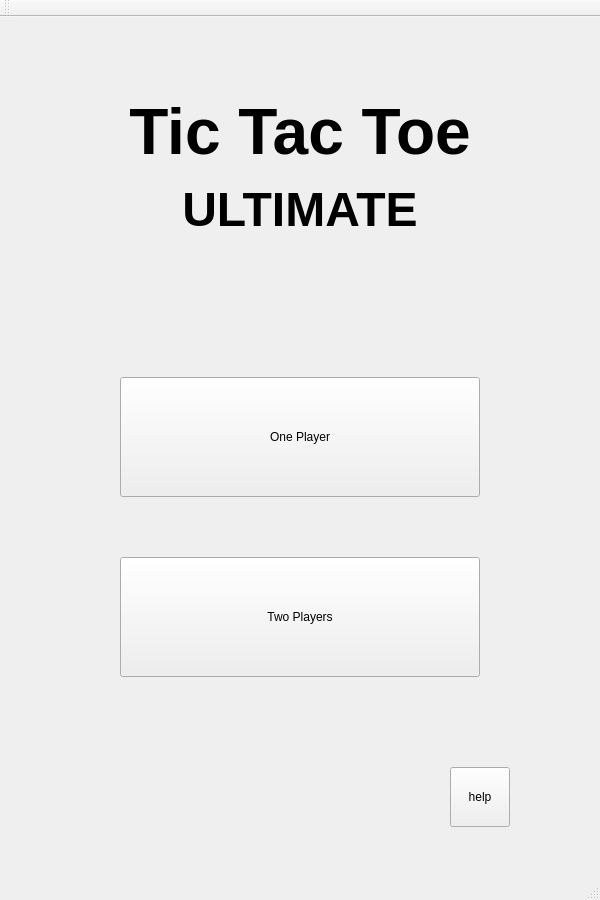
<?xml version="1.0" encoding="UTF-8"?>
<ui version="4.0">
 <class>MainWindow</class>
 <widget class="QMainWindow" name="MainWindow">
  <property name="geometry">
   <rect>
    <x>0</x>
    <y>0</y>
    <width>600</width>
    <height>900</height>
   </rect>
  </property>
  <property name="windowTitle">
   <string>MainWindow</string>
  </property>
  <widget class="QWidget" name="centralWidget">
   <widget class="QStackedWidget" name="stackedWidget">
    <property name="geometry">
     <rect>
      <x>0</x>
      <y>0</y>
      <width>600</width>
      <height>900</height>
     </rect>
    </property>
    <property name="currentIndex">
     <number>5</number>
    </property>
    <widget class="QWidget" name="page">
     <widget class="QPushButton" name="easyButton">
      <property name="geometry">
       <rect>
        <x>120</x>
        <y>120</y>
        <width>360</width>
        <height>120</height>
       </rect>
      </property>
      <property name="text">
       <string>Easy</string>
      </property>
     </widget>
     <widget class="QPushButton" name="mediumButton">
      <property name="geometry">
       <rect>
        <x>120</x>
        <y>360</y>
        <width>360</width>
        <height>120</height>
       </rect>
      </property>
      <property name="text">
       <string>Medium</string>
      </property>
     </widget>
     <widget class="QPushButton" name="hardButton">
      <property name="geometry">
       <rect>
        <x>120</x>
        <y>600</y>
        <width>360</width>
        <height>120</height>
       </rect>
      </property>
      <property name="text">
       <string>Hard</string>
      </property>
     </widget>
     <widget class="QPushButton" name="pushButton_80">
      <property name="geometry">
       <rect>
        <x>30</x>
        <y>770</y>
        <width>60</width>
        <height>60</height>
       </rect>
      </property>
      <property name="text">
       <string>Back</string>
      </property>
     </widget>
    </widget>
    <widget class="QWidget" name="page_3">
     <widget class="QLabel" name="TTT_Label_2">
      <property name="geometry">
       <rect>
        <x>60</x>
        <y>60</y>
        <width>480</width>
        <height>180</height>
       </rect>
      </property>
      <property name="text">
       <string>&lt;html&gt;&lt;head/&gt;&lt;body&gt;&lt;p align=&quot;center&quot;&gt;&lt;span style=&quot; font-size:36pt; font-weight:600;&quot;&gt;Please Enter&lt;/span&gt;&lt;/p&gt;&lt;p align=&quot;center&quot;&gt;&lt;span style=&quot; font-size:36pt; font-weight:600;&quot;&gt; Your Names&lt;/span&gt;&lt;/p&gt;&lt;/body&gt;&lt;/html&gt;</string>
      </property>
      <property name="alignment">
       <set>Qt::AlignCenter</set>
      </property>
     </widget>
     <widget class="QTextEdit" name="playerOneTextEdit">
      <property name="geometry">
       <rect>
        <x>90</x>
        <y>360</y>
        <width>420</width>
        <height>120</height>
       </rect>
      </property>
     </widget>
     <widget class="QTextEdit" name="playerTwoTextEdit">
      <property name="geometry">
       <rect>
        <x>90</x>
        <y>600</y>
        <width>420</width>
        <height>120</height>
       </rect>
      </property>
     </widget>
     <widget class="QPushButton" name="backButton">
      <property name="geometry">
       <rect>
        <x>30</x>
        <y>770</y>
        <width>60</width>
        <height>60</height>
       </rect>
      </property>
      <property name="text">
       <string>Back</string>
      </property>
     </widget>
     <widget class="QPushButton" name="startButton">
      <property name="geometry">
       <rect>
        <x>500</x>
        <y>770</y>
        <width>60</width>
        <height>60</height>
       </rect>
      </property>
      <property name="text">
       <string>Start</string>
      </property>
     </widget>
    </widget>
    <widget class="QWidget" name="page_4">
     <widget class="QLabel" name="label">
      <property name="geometry">
       <rect>
        <x>60</x>
        <y>60</y>
        <width>480</width>
        <height>120</height>
       </rect>
      </property>
      <property name="text">
       <string>Level 1</string>
      </property>
     </widget>
     <widget class="QPushButton" name="pushButton0">
      <property name="geometry">
       <rect>
        <x>120</x>
        <y>300</y>
        <width>120</width>
        <height>120</height>
       </rect>
      </property>
      <property name="text">
       <string/>
      </property>
     </widget>
     <widget class="QPushButton" name="pushButton8">
      <property name="geometry">
       <rect>
        <x>360</x>
        <y>540</y>
        <width>120</width>
        <height>120</height>
       </rect>
      </property>
      <property name="text">
       <string/>
      </property>
     </widget>
     <widget class="QPushButton" name="pushButton7">
      <property name="geometry">
       <rect>
        <x>240</x>
        <y>540</y>
        <width>120</width>
        <height>120</height>
       </rect>
      </property>
      <property name="text">
       <string/>
      </property>
     </widget>
     <widget class="QPushButton" name="pushButton6">
      <property name="geometry">
       <rect>
        <x>120</x>
        <y>540</y>
        <width>120</width>
        <height>120</height>
       </rect>
      </property>
      <property name="text">
       <string/>
      </property>
     </widget>
     <widget class="QPushButton" name="pushButton4">
      <property name="geometry">
       <rect>
        <x>240</x>
        <y>420</y>
        <width>120</width>
        <height>120</height>
       </rect>
      </property>
      <property name="text">
       <string/>
      </property>
     </widget>
     <widget class="QPushButton" name="pushButton5">
      <property name="geometry">
       <rect>
        <x>360</x>
        <y>420</y>
        <width>120</width>
        <height>120</height>
       </rect>
      </property>
      <property name="text">
       <string/>
      </property>
     </widget>
     <widget class="QPushButton" name="pushButton3">
      <property name="geometry">
       <rect>
        <x>120</x>
        <y>420</y>
        <width>120</width>
        <height>120</height>
       </rect>
      </property>
      <property name="text">
       <string/>
      </property>
     </widget>
     <widget class="QPushButton" name="pushButton2">
      <property name="geometry">
       <rect>
        <x>360</x>
        <y>300</y>
        <width>120</width>
        <height>120</height>
       </rect>
      </property>
      <property name="text">
       <string/>
      </property>
     </widget>
     <widget class="QPushButton" name="pushButton1">
      <property name="geometry">
       <rect>
        <x>240</x>
        <y>300</y>
        <width>120</width>
        <height>120</height>
       </rect>
      </property>
      <property name="text">
       <string/>
      </property>
     </widget>
     <widget class="QLabel" name="winnerLabel">
      <property name="geometry">
       <rect>
        <x>60</x>
        <y>230</y>
        <width>47</width>
        <height>14</height>
       </rect>
      </property>
      <property name="text">
       <string/>
      </property>
     </widget>
     <widget class="QLabel" name="playerTurnLabel">
      <property name="geometry">
       <rect>
        <x>140</x>
        <y>230</y>
        <width>47</width>
        <height>14</height>
       </rect>
      </property>
      <property name="text">
       <string/>
      </property>
     </widget>
     <widget class="QPushButton" name="pushButton_79">
      <property name="geometry">
       <rect>
        <x>470</x>
        <y>790</y>
        <width>90</width>
        <height>30</height>
       </rect>
      </property>
      <property name="text">
       <string>Quit</string>
      </property>
     </widget>
    </widget>
    <widget class="QWidget" name="page_5">
     <widget class="QPushButton" name="pushButton4_2">
      <property name="geometry">
       <rect>
        <x>180</x>
        <y>400</y>
        <width>120</width>
        <height>120</height>
       </rect>
      </property>
      <property name="text">
       <string/>
      </property>
     </widget>
     <widget class="QLabel" name="label_2">
      <property name="geometry">
       <rect>
        <x>60</x>
        <y>60</y>
        <width>480</width>
        <height>120</height>
       </rect>
      </property>
      <property name="text">
       <string>Level 2</string>
      </property>
     </widget>
     <widget class="QPushButton" name="pushButton5_2">
      <property name="geometry">
       <rect>
        <x>300</x>
        <y>400</y>
        <width>120</width>
        <height>120</height>
       </rect>
      </property>
      <property name="text">
       <string/>
      </property>
     </widget>
     <widget class="QPushButton" name="pushButton3_2">
      <property name="geometry">
       <rect>
        <x>60</x>
        <y>400</y>
        <width>120</width>
        <height>120</height>
       </rect>
      </property>
      <property name="text">
       <string/>
      </property>
     </widget>
     <widget class="QPushButton" name="pushButton2_2">
      <property name="geometry">
       <rect>
        <x>300</x>
        <y>280</y>
        <width>120</width>
        <height>120</height>
       </rect>
      </property>
      <property name="text">
       <string/>
      </property>
     </widget>
     <widget class="QPushButton" name="pushButton6_2">
      <property name="geometry">
       <rect>
        <x>60</x>
        <y>520</y>
        <width>120</width>
        <height>120</height>
       </rect>
      </property>
      <property name="text">
       <string/>
      </property>
     </widget>
     <widget class="QPushButton" name="pushButton7_2">
      <property name="geometry">
       <rect>
        <x>180</x>
        <y>520</y>
        <width>120</width>
        <height>120</height>
       </rect>
      </property>
      <property name="text">
       <string/>
      </property>
     </widget>
     <widget class="QPushButton" name="pushButton0_2">
      <property name="geometry">
       <rect>
        <x>60</x>
        <y>280</y>
        <width>120</width>
        <height>120</height>
       </rect>
      </property>
      <property name="text">
       <string/>
      </property>
     </widget>
     <widget class="QPushButton" name="pushButton1_2">
      <property name="geometry">
       <rect>
        <x>180</x>
        <y>280</y>
        <width>120</width>
        <height>120</height>
       </rect>
      </property>
      <property name="text">
       <string/>
      </property>
     </widget>
     <widget class="QPushButton" name="pushButton8_2">
      <property name="geometry">
       <rect>
        <x>300</x>
        <y>520</y>
        <width>120</width>
        <height>120</height>
       </rect>
      </property>
      <property name="text">
       <string/>
      </property>
     </widget>
     <widget class="QPushButton" name="pushButton6_5">
      <property name="geometry">
       <rect>
        <x>420</x>
        <y>520</y>
        <width>120</width>
        <height>120</height>
       </rect>
      </property>
      <property name="text">
       <string/>
      </property>
     </widget>
     <widget class="QPushButton" name="pushButton3_5">
      <property name="geometry">
       <rect>
        <x>420</x>
        <y>400</y>
        <width>120</width>
        <height>120</height>
       </rect>
      </property>
      <property name="text">
       <string/>
      </property>
     </widget>
     <widget class="QPushButton" name="pushButton0_5">
      <property name="geometry">
       <rect>
        <x>420</x>
        <y>280</y>
        <width>120</width>
        <height>120</height>
       </rect>
      </property>
      <property name="text">
       <string/>
      </property>
     </widget>
     <widget class="QPushButton" name="pushButton7_5">
      <property name="geometry">
       <rect>
        <x>180</x>
        <y>640</y>
        <width>120</width>
        <height>120</height>
       </rect>
      </property>
      <property name="text">
       <string/>
      </property>
     </widget>
     <widget class="QPushButton" name="pushButton6_6">
      <property name="geometry">
       <rect>
        <x>60</x>
        <y>640</y>
        <width>120</width>
        <height>120</height>
       </rect>
      </property>
      <property name="text">
       <string/>
      </property>
     </widget>
     <widget class="QPushButton" name="pushButton8_5">
      <property name="geometry">
       <rect>
        <x>300</x>
        <y>640</y>
        <width>120</width>
        <height>120</height>
       </rect>
      </property>
      <property name="text">
       <string/>
      </property>
     </widget>
     <widget class="QPushButton" name="pushButton6_7">
      <property name="geometry">
       <rect>
        <x>420</x>
        <y>640</y>
        <width>120</width>
        <height>120</height>
       </rect>
      </property>
      <property name="text">
       <string/>
      </property>
     </widget>
     <widget class="QPushButton" name="pushButton_50">
      <property name="geometry">
       <rect>
        <x>470</x>
        <y>790</y>
        <width>90</width>
        <height>30</height>
       </rect>
      </property>
      <property name="text">
       <string>Quit</string>
      </property>
     </widget>
    </widget>
    <widget class="QWidget" name="page_11">
     <widget class="QLabel" name="label_5">
      <property name="geometry">
       <rect>
        <x>60</x>
        <y>60</y>
        <width>480</width>
        <height>120</height>
       </rect>
      </property>
      <property name="text">
       <string>Challenge</string>
      </property>
     </widget>
     <widget class="QPushButton" name="pushButton_13">
      <property name="geometry">
       <rect>
        <x>120</x>
        <y>300</y>
        <width>60</width>
        <height>60</height>
       </rect>
      </property>
      <property name="text">
       <string/>
      </property>
     </widget>
     <widget class="QPushButton" name="pushButton_14">
      <property name="geometry">
       <rect>
        <x>300</x>
        <y>360</y>
        <width>60</width>
        <height>60</height>
       </rect>
      </property>
      <property name="text">
       <string/>
      </property>
     </widget>
     <widget class="QPushButton" name="pushButton_15">
      <property name="geometry">
       <rect>
        <x>180</x>
        <y>480</y>
        <width>60</width>
        <height>60</height>
       </rect>
      </property>
      <property name="text">
       <string/>
      </property>
     </widget>
     <widget class="QPushButton" name="pushButton_16">
      <property name="geometry">
       <rect>
        <x>240</x>
        <y>420</y>
        <width>60</width>
        <height>60</height>
       </rect>
      </property>
      <property name="text">
       <string/>
      </property>
     </widget>
     <widget class="QPushButton" name="pushButton_17">
      <property name="geometry">
       <rect>
        <x>240</x>
        <y>360</y>
        <width>60</width>
        <height>60</height>
       </rect>
      </property>
      <property name="text">
       <string/>
      </property>
     </widget>
     <widget class="QPushButton" name="pushButton_18">
      <property name="geometry">
       <rect>
        <x>180</x>
        <y>420</y>
        <width>60</width>
        <height>60</height>
       </rect>
      </property>
      <property name="text">
       <string/>
      </property>
     </widget>
     <widget class="QPushButton" name="pushButton_19">
      <property name="geometry">
       <rect>
        <x>180</x>
        <y>360</y>
        <width>60</width>
        <height>60</height>
       </rect>
      </property>
      <property name="text">
       <string/>
      </property>
     </widget>
     <widget class="QPushButton" name="pushButton_20">
      <property name="geometry">
       <rect>
        <x>120</x>
        <y>600</y>
        <width>60</width>
        <height>60</height>
       </rect>
      </property>
      <property name="text">
       <string/>
      </property>
     </widget>
     <widget class="QPushButton" name="pushButton_21">
      <property name="geometry">
       <rect>
        <x>120</x>
        <y>540</y>
        <width>60</width>
        <height>60</height>
       </rect>
      </property>
      <property name="text">
       <string/>
      </property>
     </widget>
     <widget class="QPushButton" name="pushButton_22">
      <property name="geometry">
       <rect>
        <x>120</x>
        <y>480</y>
        <width>60</width>
        <height>60</height>
       </rect>
      </property>
      <property name="text">
       <string/>
      </property>
     </widget>
     <widget class="QPushButton" name="pushButton_23">
      <property name="geometry">
       <rect>
        <x>120</x>
        <y>420</y>
        <width>60</width>
        <height>60</height>
       </rect>
      </property>
      <property name="text">
       <string/>
      </property>
     </widget>
     <widget class="QPushButton" name="pushButton_24">
      <property name="geometry">
       <rect>
        <x>120</x>
        <y>360</y>
        <width>60</width>
        <height>60</height>
       </rect>
      </property>
      <property name="text">
       <string/>
      </property>
     </widget>
     <widget class="QPushButton" name="pushButton_25">
      <property name="geometry">
       <rect>
        <x>420</x>
        <y>300</y>
        <width>60</width>
        <height>60</height>
       </rect>
      </property>
      <property name="text">
       <string/>
      </property>
     </widget>
     <widget class="QPushButton" name="pushButton_26">
      <property name="geometry">
       <rect>
        <x>360</x>
        <y>300</y>
        <width>60</width>
        <height>60</height>
       </rect>
      </property>
      <property name="text">
       <string/>
      </property>
     </widget>
     <widget class="QPushButton" name="pushButton_27">
      <property name="geometry">
       <rect>
        <x>300</x>
        <y>300</y>
        <width>60</width>
        <height>60</height>
       </rect>
      </property>
      <property name="text">
       <string/>
      </property>
     </widget>
     <widget class="QPushButton" name="pushButton_28">
      <property name="geometry">
       <rect>
        <x>240</x>
        <y>300</y>
        <width>60</width>
        <height>60</height>
       </rect>
      </property>
      <property name="text">
       <string/>
      </property>
     </widget>
     <widget class="QPushButton" name="pushButton_29">
      <property name="geometry">
       <rect>
        <x>180</x>
        <y>300</y>
        <width>60</width>
        <height>60</height>
       </rect>
      </property>
      <property name="text">
       <string/>
      </property>
     </widget>
     <widget class="QPushButton" name="pushButton_30">
      <property name="geometry">
       <rect>
        <x>300</x>
        <y>480</y>
        <width>60</width>
        <height>60</height>
       </rect>
      </property>
      <property name="text">
       <string/>
      </property>
     </widget>
     <widget class="QPushButton" name="pushButton_31">
      <property name="geometry">
       <rect>
        <x>240</x>
        <y>480</y>
        <width>60</width>
        <height>60</height>
       </rect>
      </property>
      <property name="text">
       <string/>
      </property>
     </widget>
     <widget class="QPushButton" name="pushButton_32">
      <property name="geometry">
       <rect>
        <x>420</x>
        <y>420</y>
        <width>60</width>
        <height>60</height>
       </rect>
      </property>
      <property name="text">
       <string/>
      </property>
     </widget>
     <widget class="QPushButton" name="pushButton_33">
      <property name="geometry">
       <rect>
        <x>360</x>
        <y>420</y>
        <width>60</width>
        <height>60</height>
       </rect>
      </property>
      <property name="text">
       <string/>
      </property>
     </widget>
     <widget class="QPushButton" name="pushButton_34">
      <property name="geometry">
       <rect>
        <x>300</x>
        <y>420</y>
        <width>60</width>
        <height>60</height>
       </rect>
      </property>
      <property name="text">
       <string/>
      </property>
     </widget>
     <widget class="QPushButton" name="pushButton_35">
      <property name="geometry">
       <rect>
        <x>420</x>
        <y>360</y>
        <width>60</width>
        <height>60</height>
       </rect>
      </property>
      <property name="text">
       <string/>
      </property>
     </widget>
     <widget class="QPushButton" name="pushButton_36">
      <property name="geometry">
       <rect>
        <x>360</x>
        <y>360</y>
        <width>60</width>
        <height>60</height>
       </rect>
      </property>
      <property name="text">
       <string/>
      </property>
     </widget>
     <widget class="QPushButton" name="pushButton_37">
      <property name="geometry">
       <rect>
        <x>300</x>
        <y>540</y>
        <width>60</width>
        <height>60</height>
       </rect>
      </property>
      <property name="text">
       <string/>
      </property>
     </widget>
     <widget class="QPushButton" name="pushButton_38">
      <property name="geometry">
       <rect>
        <x>240</x>
        <y>540</y>
        <width>60</width>
        <height>60</height>
       </rect>
      </property>
      <property name="text">
       <string/>
      </property>
     </widget>
     <widget class="QPushButton" name="pushButton_39">
      <property name="geometry">
       <rect>
        <x>180</x>
        <y>600</y>
        <width>60</width>
        <height>60</height>
       </rect>
      </property>
      <property name="text">
       <string/>
      </property>
     </widget>
     <widget class="QPushButton" name="pushButton_40">
      <property name="geometry">
       <rect>
        <x>180</x>
        <y>540</y>
        <width>60</width>
        <height>60</height>
       </rect>
      </property>
      <property name="text">
       <string/>
      </property>
     </widget>
     <widget class="QPushButton" name="pushButton_41">
      <property name="geometry">
       <rect>
        <x>420</x>
        <y>480</y>
        <width>60</width>
        <height>60</height>
       </rect>
      </property>
      <property name="text">
       <string/>
      </property>
     </widget>
     <widget class="QPushButton" name="pushButton_42">
      <property name="geometry">
       <rect>
        <x>360</x>
        <y>480</y>
        <width>60</width>
        <height>60</height>
       </rect>
      </property>
      <property name="text">
       <string/>
      </property>
     </widget>
     <widget class="QPushButton" name="pushButton_43">
      <property name="geometry">
       <rect>
        <x>300</x>
        <y>600</y>
        <width>60</width>
        <height>60</height>
       </rect>
      </property>
      <property name="text">
       <string/>
      </property>
     </widget>
     <widget class="QPushButton" name="pushButton_44">
      <property name="geometry">
       <rect>
        <x>240</x>
        <y>600</y>
        <width>60</width>
        <height>60</height>
       </rect>
      </property>
      <property name="text">
       <string/>
      </property>
     </widget>
     <widget class="QPushButton" name="pushButton_45">
      <property name="geometry">
       <rect>
        <x>420</x>
        <y>540</y>
        <width>60</width>
        <height>60</height>
       </rect>
      </property>
      <property name="text">
       <string/>
      </property>
     </widget>
     <widget class="QPushButton" name="pushButton_46">
      <property name="geometry">
       <rect>
        <x>360</x>
        <y>540</y>
        <width>60</width>
        <height>60</height>
       </rect>
      </property>
      <property name="text">
       <string/>
      </property>
     </widget>
     <widget class="QPushButton" name="pushButton_47">
      <property name="geometry">
       <rect>
        <x>420</x>
        <y>600</y>
        <width>60</width>
        <height>60</height>
       </rect>
      </property>
      <property name="text">
       <string/>
      </property>
     </widget>
     <widget class="QPushButton" name="pushButton_48">
      <property name="geometry">
       <rect>
        <x>360</x>
        <y>600</y>
        <width>60</width>
        <height>60</height>
       </rect>
      </property>
      <property name="text">
       <string/>
      </property>
     </widget>
     <widget class="QPushButton" name="pushButton_49">
      <property name="geometry">
       <rect>
        <x>60</x>
        <y>300</y>
        <width>60</width>
        <height>60</height>
       </rect>
      </property>
      <property name="text">
       <string/>
      </property>
     </widget>
     <widget class="QPushButton" name="pushButton_51">
      <property name="geometry">
       <rect>
        <x>60</x>
        <y>480</y>
        <width>60</width>
        <height>60</height>
       </rect>
      </property>
      <property name="text">
       <string/>
      </property>
     </widget>
     <widget class="QPushButton" name="pushButton_52">
      <property name="geometry">
       <rect>
        <x>60</x>
        <y>540</y>
        <width>60</width>
        <height>60</height>
       </rect>
      </property>
      <property name="text">
       <string/>
      </property>
     </widget>
     <widget class="QPushButton" name="pushButton_53">
      <property name="geometry">
       <rect>
        <x>60</x>
        <y>420</y>
        <width>60</width>
        <height>60</height>
       </rect>
      </property>
      <property name="text">
       <string/>
      </property>
     </widget>
     <widget class="QPushButton" name="pushButton_54">
      <property name="geometry">
       <rect>
        <x>60</x>
        <y>360</y>
        <width>60</width>
        <height>60</height>
       </rect>
      </property>
      <property name="text">
       <string/>
      </property>
     </widget>
     <widget class="QPushButton" name="pushButton_55">
      <property name="geometry">
       <rect>
        <x>60</x>
        <y>600</y>
        <width>60</width>
        <height>60</height>
       </rect>
      </property>
      <property name="text">
       <string/>
      </property>
     </widget>
     <widget class="QPushButton" name="pushButton_56">
      <property name="geometry">
       <rect>
        <x>480</x>
        <y>300</y>
        <width>60</width>
        <height>60</height>
       </rect>
      </property>
      <property name="text">
       <string/>
      </property>
     </widget>
     <widget class="QPushButton" name="pushButton_57">
      <property name="geometry">
       <rect>
        <x>480</x>
        <y>480</y>
        <width>60</width>
        <height>60</height>
       </rect>
      </property>
      <property name="text">
       <string/>
      </property>
     </widget>
     <widget class="QPushButton" name="pushButton_58">
      <property name="geometry">
       <rect>
        <x>480</x>
        <y>540</y>
        <width>60</width>
        <height>60</height>
       </rect>
      </property>
      <property name="text">
       <string/>
      </property>
     </widget>
     <widget class="QPushButton" name="pushButton_59">
      <property name="geometry">
       <rect>
        <x>480</x>
        <y>420</y>
        <width>60</width>
        <height>60</height>
       </rect>
      </property>
      <property name="text">
       <string/>
      </property>
     </widget>
     <widget class="QPushButton" name="pushButton_60">
      <property name="geometry">
       <rect>
        <x>480</x>
        <y>360</y>
        <width>60</width>
        <height>60</height>
       </rect>
      </property>
      <property name="text">
       <string/>
      </property>
     </widget>
     <widget class="QPushButton" name="pushButton_61">
      <property name="geometry">
       <rect>
        <x>480</x>
        <y>600</y>
        <width>60</width>
        <height>60</height>
       </rect>
      </property>
      <property name="text">
       <string/>
      </property>
     </widget>
     <widget class="QPushButton" name="pushButton_62">
      <property name="geometry">
       <rect>
        <x>60</x>
        <y>660</y>
        <width>60</width>
        <height>60</height>
       </rect>
      </property>
      <property name="text">
       <string/>
      </property>
     </widget>
     <widget class="QPushButton" name="pushButton_64">
      <property name="geometry">
       <rect>
        <x>420</x>
        <y>660</y>
        <width>60</width>
        <height>60</height>
       </rect>
      </property>
      <property name="text">
       <string/>
      </property>
     </widget>
     <widget class="QPushButton" name="pushButton_66">
      <property name="geometry">
       <rect>
        <x>240</x>
        <y>660</y>
        <width>60</width>
        <height>60</height>
       </rect>
      </property>
      <property name="text">
       <string/>
      </property>
     </widget>
     <widget class="QPushButton" name="pushButton_68">
      <property name="geometry">
       <rect>
        <x>300</x>
        <y>660</y>
        <width>60</width>
        <height>60</height>
       </rect>
      </property>
      <property name="text">
       <string/>
      </property>
     </widget>
     <widget class="QPushButton" name="pushButton_69">
      <property name="geometry">
       <rect>
        <x>120</x>
        <y>660</y>
        <width>60</width>
        <height>60</height>
       </rect>
      </property>
      <property name="text">
       <string/>
      </property>
     </widget>
     <widget class="QPushButton" name="pushButton_70">
      <property name="geometry">
       <rect>
        <x>480</x>
        <y>660</y>
        <width>60</width>
        <height>60</height>
       </rect>
      </property>
      <property name="text">
       <string/>
      </property>
     </widget>
     <widget class="QPushButton" name="pushButton_71">
      <property name="geometry">
       <rect>
        <x>360</x>
        <y>660</y>
        <width>60</width>
        <height>60</height>
       </rect>
      </property>
      <property name="text">
       <string/>
      </property>
     </widget>
     <widget class="QPushButton" name="pushButton_73">
      <property name="geometry">
       <rect>
        <x>180</x>
        <y>660</y>
        <width>60</width>
        <height>60</height>
       </rect>
      </property>
      <property name="text">
       <string/>
      </property>
     </widget>
     <widget class="QPushButton" name="pushButton_78">
      <property name="geometry">
       <rect>
        <x>470</x>
        <y>790</y>
        <width>90</width>
        <height>30</height>
       </rect>
      </property>
      <property name="text">
       <string>Quit</string>
      </property>
     </widget>
     <widget class="QPushButton" name="pushButton_74">
      <property name="geometry">
       <rect>
        <x>240</x>
        <y>240</y>
        <width>60</width>
        <height>60</height>
       </rect>
      </property>
      <property name="text">
       <string/>
      </property>
     </widget>
     <widget class="QPushButton" name="pushButton_72">
      <property name="geometry">
       <rect>
        <x>300</x>
        <y>240</y>
        <width>60</width>
        <height>60</height>
       </rect>
      </property>
      <property name="text">
       <string/>
      </property>
     </widget>
     <widget class="QPushButton" name="pushButton_76">
      <property name="geometry">
       <rect>
        <x>480</x>
        <y>240</y>
        <width>60</width>
        <height>60</height>
       </rect>
      </property>
      <property name="text">
       <string/>
      </property>
     </widget>
     <widget class="QPushButton" name="pushButton_65">
      <property name="geometry">
       <rect>
        <x>180</x>
        <y>240</y>
        <width>60</width>
        <height>60</height>
       </rect>
      </property>
      <property name="text">
       <string/>
      </property>
     </widget>
     <widget class="QPushButton" name="pushButton_67">
      <property name="geometry">
       <rect>
        <x>420</x>
        <y>240</y>
        <width>60</width>
        <height>60</height>
       </rect>
      </property>
      <property name="text">
       <string/>
      </property>
     </widget>
     <widget class="QPushButton" name="pushButton_77">
      <property name="geometry">
       <rect>
        <x>120</x>
        <y>240</y>
        <width>60</width>
        <height>60</height>
       </rect>
      </property>
      <property name="text">
       <string/>
      </property>
     </widget>
     <widget class="QPushButton" name="pushButton_75">
      <property name="geometry">
       <rect>
        <x>360</x>
        <y>240</y>
        <width>60</width>
        <height>60</height>
       </rect>
      </property>
      <property name="text">
       <string/>
      </property>
     </widget>
     <widget class="QPushButton" name="pushButton_63">
      <property name="geometry">
       <rect>
        <x>60</x>
        <y>240</y>
        <width>60</width>
        <height>60</height>
       </rect>
      </property>
      <property name="text">
       <string/>
      </property>
     </widget>
    </widget>
    <widget class="QWidget" name="page_2">
     <widget class="QLabel" name="TTT_Label">
      <property name="geometry">
       <rect>
        <x>60</x>
        <y>60</y>
        <width>480</width>
        <height>180</height>
       </rect>
      </property>
      <property name="text">
       <string>&lt;html&gt;&lt;head/&gt;&lt;body&gt;&lt;p align=&quot;center&quot;&gt;&lt;span style=&quot; font-size:48pt; font-weight:600;&quot;&gt;Tic Tac Toe&lt;/span&gt;&lt;/p&gt;&lt;p align=&quot;center&quot;&gt;&lt;span style=&quot; font-size:36pt; font-weight:600;&quot;&gt;ULTIMATE&lt;/span&gt;&lt;/p&gt;&lt;/body&gt;&lt;/html&gt;</string>
      </property>
      <property name="alignment">
       <set>Qt::AlignCenter</set>
      </property>
     </widget>
     <widget class="QPushButton" name="onePlayerButton">
      <property name="geometry">
       <rect>
        <x>120</x>
        <y>360</y>
        <width>360</width>
        <height>120</height>
       </rect>
      </property>
      <property name="text">
       <string>One Player</string>
      </property>
     </widget>
     <widget class="QPushButton" name="twoPlayerButton">
      <property name="geometry">
       <rect>
        <x>120</x>
        <y>540</y>
        <width>360</width>
        <height>120</height>
       </rect>
      </property>
      <property name="text">
       <string>Two Players</string>
      </property>
     </widget>
     <widget class="QPushButton" name="pushButton_3">
      <property name="geometry">
       <rect>
        <x>450</x>
        <y>750</y>
        <width>60</width>
        <height>60</height>
       </rect>
      </property>
      <property name="text">
       <string>help</string>
      </property>
     </widget>
    </widget>
   </widget>
  </widget>
  <widget class="QMenuBar" name="menuBar">
   <property name="geometry">
    <rect>
     <x>0</x>
     <y>0</y>
     <width>600</width>
     <height>22</height>
    </rect>
   </property>
  </widget>
  <widget class="QToolBar" name="mainToolBar">
   <attribute name="toolBarArea">
    <enum>TopToolBarArea</enum>
   </attribute>
   <attribute name="toolBarBreak">
    <bool>false</bool>
   </attribute>
  </widget>
  <widget class="QStatusBar" name="statusBar"/>
 </widget>
 <layoutdefault spacing="6" margin="11"/>
 <resources/>
 <connections/>
</ui>
